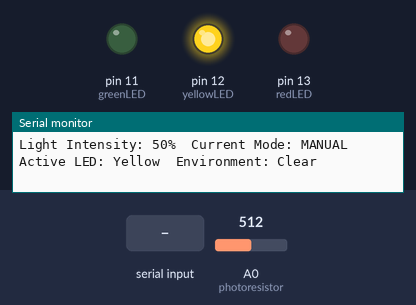
A sketch run on a simulated Arduino Uno, built with avr-gcc and run on an emulated ATmega328P. Parts: output pins drawn as LEDs (lit = HIGH), the last lines printed to the serial monitor. The inputs (shaded band) are chosen by the test bench; at power-on: A0 (photoresistor) = 512.

Above: at 1.2 s.
1.3 s: A0 (photoresistor) set to 420
3.2 s: A0 (photoresistor) set to 399
At 5.0 s:
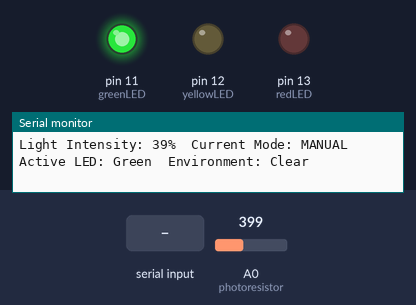
5.5 s: A0 (photoresistor) set to 900
At 6.4 s:
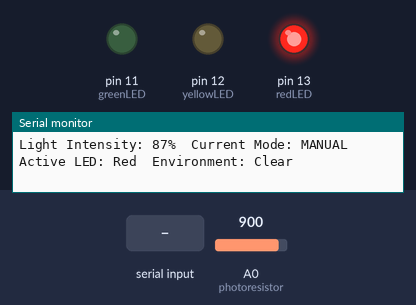
9.7 s: "MODE AUTO\n" received over Serial
At 12.2 s:
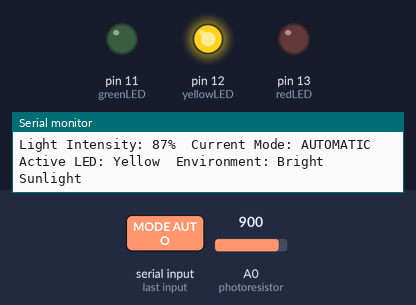
Timing chart, 0 to 13.7 s (numbered marks = the images above; inputs shaded):
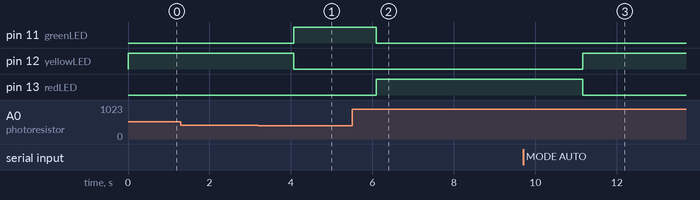

Measured:
- the behaviour switches between 410 and 409 on A0 (photoresistor) (found by bisection; images 0 and 1)
- after the input at 3.2 s, pin 11 (greenLED): LOW → HIGH after 0.87 s; pin 12 (yellowLED): HIGH → LOW after 0.87 s
- after the input at 5.5 s, pin 11 (greenLED): HIGH → LOW after 0.60 s; pin 13 (redLED): LOW → HIGH after 0.60 s
- after the input at 9.7 s, pin 12 (yellowLED): LOW → HIGH after 1.5 s; pin 13 (redLED): HIGH → LOW after 1.5 s

The sketch:

midterm_laboratory.ino
```cpp
const int photoresistor = A0;
const int greenLED = 11;
const int yellowLED = 12;
const int redLED = 13;

int low_threshold = 40;
int high_threshold = 70;

String cur_mode = "MANUAL";
String cur_env = "Clear";
int intensity = 0;

void setup() {
    Serial.begin(9600);

    pinMode(greenLED, OUTPUT);
    pinMode(yellowLED, OUTPUT);
    pinMode(redLED, OUTPUT);
}

void loop() {
    intensity = analogRead(photoresistor);
    int light_percentage = map(intensity, 0, 1023, 0, 100);

    if (cur_mode == "AUTOMATIC") {
        if (light_percentage < 40) {
            cur_env = "Cloudy";
            low_threshold = 0;
            high_threshold = 40;
        } else if (light_percentage < 70) {
            cur_env = "Normal";
            low_threshold = 41;
            high_threshold = 70;
        } else {
            cur_env = "Bright Sunlight";
            low_threshold = 71;
            high_threshold = 100;
        }
    }


    if (light_percentage < low_threshold) {
        activateLED(greenLED);
    } else if (light_percentage < high_threshold) {
        activateLED(yellowLED);
    } else {
        activateLED(redLED);
    }


    Serial.print("Light Intensity: ");
    Serial.print(light_percentage);
    Serial.print("%\tCurrent Mode: ");
    Serial.print(cur_mode);
    Serial.print("\tActive LED: ");

    if (light_percentage < low_threshold) {
        Serial.print("Green");
    }
    else if (light_percentage < high_threshold) {
        Serial.print("Yellow");
    }
    else {
        Serial.print("Red");
    }

    Serial.print("\tEnvironment: ");
    Serial.println(cur_env);

    processUserInput();

    delay(1000);
}

void activateLED(int active_pin) {
    digitalWrite(greenLED, LOW);
    digitalWrite(yellowLED, LOW);
    digitalWrite(redLED, LOW);

    digitalWrite(active_pin, HIGH);
}

void processUserInput() {
    if (Serial.available() > 0) {
        String input = Serial.readStringUntil('\n');
        input.trim();

        if (input.startsWith("MODE")) {
            if (input.equals("MODE AUTO")) {
                cur_mode = "AUTOMATIC";
            } else if (input.equals("MODE MANUAL")) {
                cur_mode = "MANUAL";
            } else {
                Serial.println("Error: Wrong command");
            }
        } else if (input.startsWith("SET LOW") && cur_mode == "MANUAL") {
            low_threshold = input.substring(8).toInt();
        } else if (input.startsWith("SET HIGH") && cur_mode == "MANUAL") {
            high_threshold = input.substring(9).toInt();
        } else {
            Serial.println("Error: Wrong command");
        }
    }
}
```
